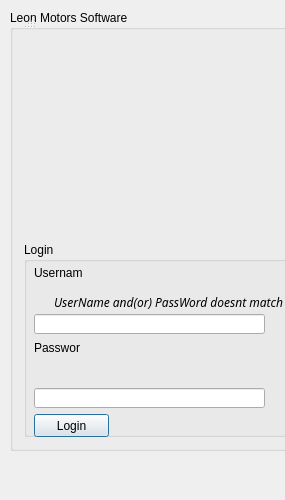
<?xml version="1.0" encoding="UTF-8"?>
<ui version="4.0">
 <class>passworderror</class>
 <widget class="QDialog" name="passworderror">
  <property name="geometry">
   <rect>
    <x>0</x>
    <y>0</y>
    <width>285</width>
    <height>500</height>
   </rect>
  </property>
  <property name="windowTitle">
   <string>passworderror</string>
  </property>
  <widget class="QWidget" name="centralWidget">
   <property name="geometry">
    <rect>
     <x>514</x>
     <y>9</y>
     <width>16</width>
     <height>16</height>
    </rect>
   </property>
   <layout class="QVBoxLayout" name="verticalLayout"/>
  </widget>
  <widget class="QToolBar" name="mainToolBar">
   <property name="geometry">
    <rect>
     <x>9</x>
     <y>223</y>
     <width>16</width>
     <height>16</height>
    </rect>
   </property>
  </widget>
  <widget class="QGroupBox" name="groupBox">
   <property name="geometry">
    <rect>
     <x>10</x>
     <y>10</y>
     <width>431</width>
     <height>441</height>
    </rect>
   </property>
   <property name="title">
    <string>Leon Motors Software </string>
   </property>
   <layout class="QVBoxLayout" name="verticalLayout_2">
    <item>
     <widget class="QLabel" name="label_3">
      <property name="text">
       <string/>
      </property>
      <property name="pixmap">
       <pixmap resource="resources.qrc">:/new/image/Mitsubishi.png</pixmap>
      </property>
     </widget>
    </item>
    <item>
     <widget class="QGroupBox" name="groupBox_2">
      <property name="title">
       <string>Login</string>
      </property>
      <widget class="QLineEdit" name="lineEdit">
       <property name="geometry">
        <rect>
         <x>10</x>
         <y>72</y>
         <width>231</width>
         <height>20</height>
        </rect>
       </property>
      </widget>
      <widget class="QLabel" name="label">
       <property name="geometry">
        <rect>
         <x>10</x>
         <y>23</y>
         <width>48</width>
         <height>16</height>
        </rect>
       </property>
       <property name="text">
        <string>Username</string>
       </property>
      </widget>
      <widget class="QLabel" name="label_2">
       <property name="geometry">
        <rect>
         <x>10</x>
         <y>98</y>
         <width>46</width>
         <height>16</height>
        </rect>
       </property>
       <property name="text">
        <string>Password</string>
       </property>
      </widget>
      <widget class="QLineEdit" name="lineEdit_2">
       <property name="geometry">
        <rect>
         <x>10</x>
         <y>146</y>
         <width>231</width>
         <height>20</height>
        </rect>
       </property>
       <property name="echoMode">
        <enum>QLineEdit::Password</enum>
       </property>
      </widget>
      <widget class="QPushButton" name="pushButton">
       <property name="geometry">
        <rect>
         <x>10</x>
         <y>172</y>
         <width>75</width>
         <height>23</height>
        </rect>
       </property>
       <property name="text">
        <string>Login</string>
       </property>
      </widget>
      <widget class="QLabel" name="label_4">
       <property name="geometry">
        <rect>
         <x>30</x>
         <y>50</y>
         <width>241</width>
         <height>20</height>
        </rect>
       </property>
       <property name="font">
        <font>
         <family>Iskoola Pota</family>
         <weight>50</weight>
         <italic>true</italic>
         <bold>false</bold>
        </font>
       </property>
       <property name="text">
        <string>UserName and(or) PassWord doesnt match</string>
       </property>
      </widget>
     </widget>
    </item>
   </layout>
  </widget>
  <widget class="QStatusBar" name="statusBar">
   <property name="geometry">
    <rect>
     <x>19</x>
     <y>9</y>
     <width>16</width>
     <height>20</height>
    </rect>
   </property>
  </widget>
 </widget>
 <layoutdefault spacing="6" margin="11"/>
 <resources>
  <include location="resources.qrc"/>
 </resources>
 <connections/>
</ui>
